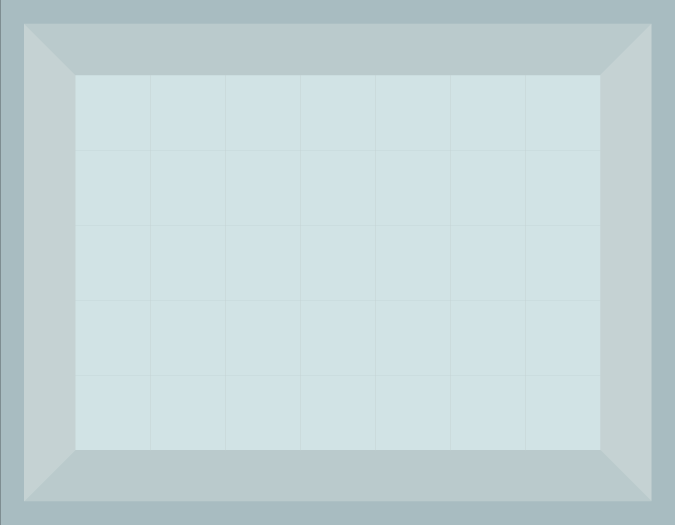

Rendered tile map (Tiled .tmx) drawn with the repository's tilesets; below, a short description and the map source with its tile grids summarised:
An orthogonal 9x7 tile map with 75x75 px tiles, 1 tile layer (Tile Layer 1).

<map version="1.2" tiledversion="1.2.3" orientation="orthogonal" renderorder="right-down" width="9" height="7" tilewidth="75" tileheight="75" infinite="0" nextlayerid="2" nextobjectid="1">
 <tileset firstgid="1" name="lab-tileset" tilewidth="75" tileheight="75" tilecount="9" columns="3">
  <image source="lab-tileset.png" width="226" height="226" />
 </tileset>
 <layer id="1" name="Tile Layer 1" width="9" height="7">
  <data>[63 cells, 63 non-empty, 9 distinct tile ids]</data>
 </layer>
</map>
